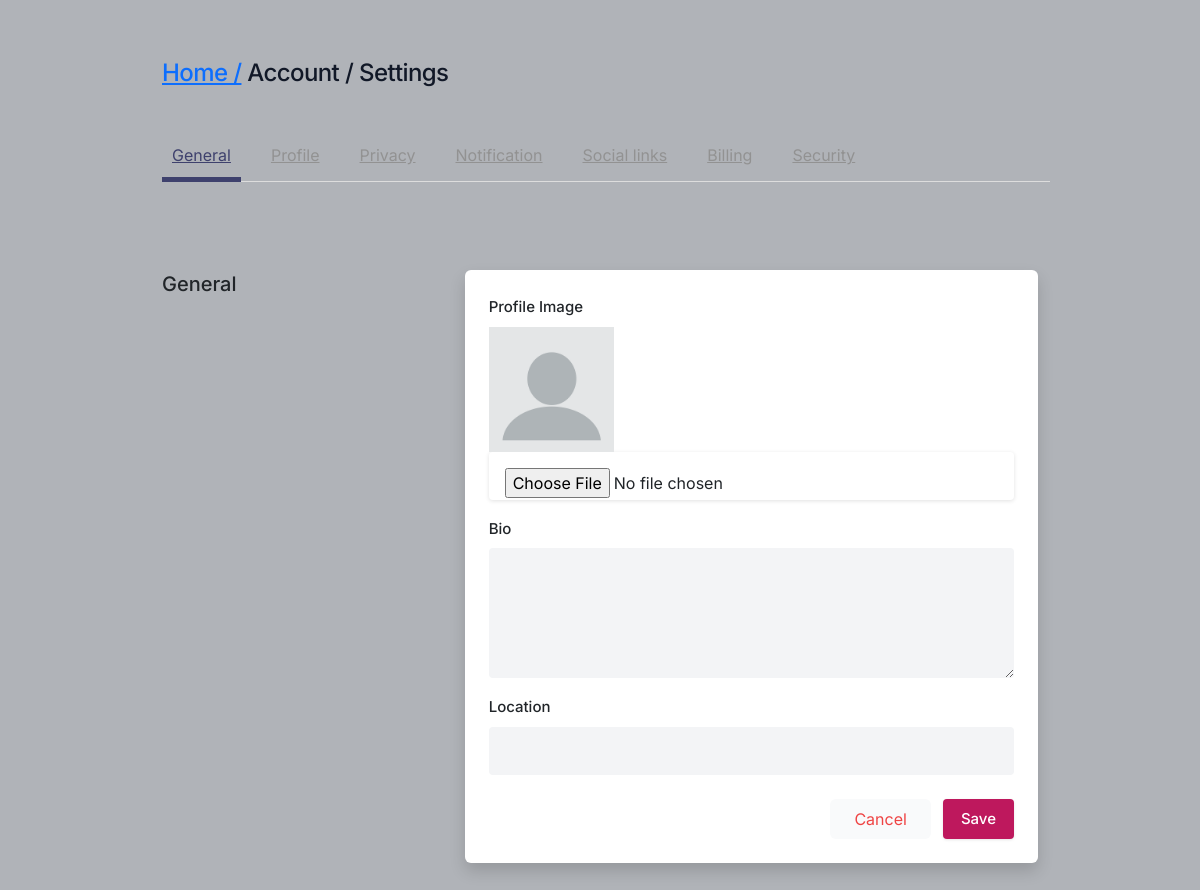
The page /settings (signed in) on the database as committed earlier.
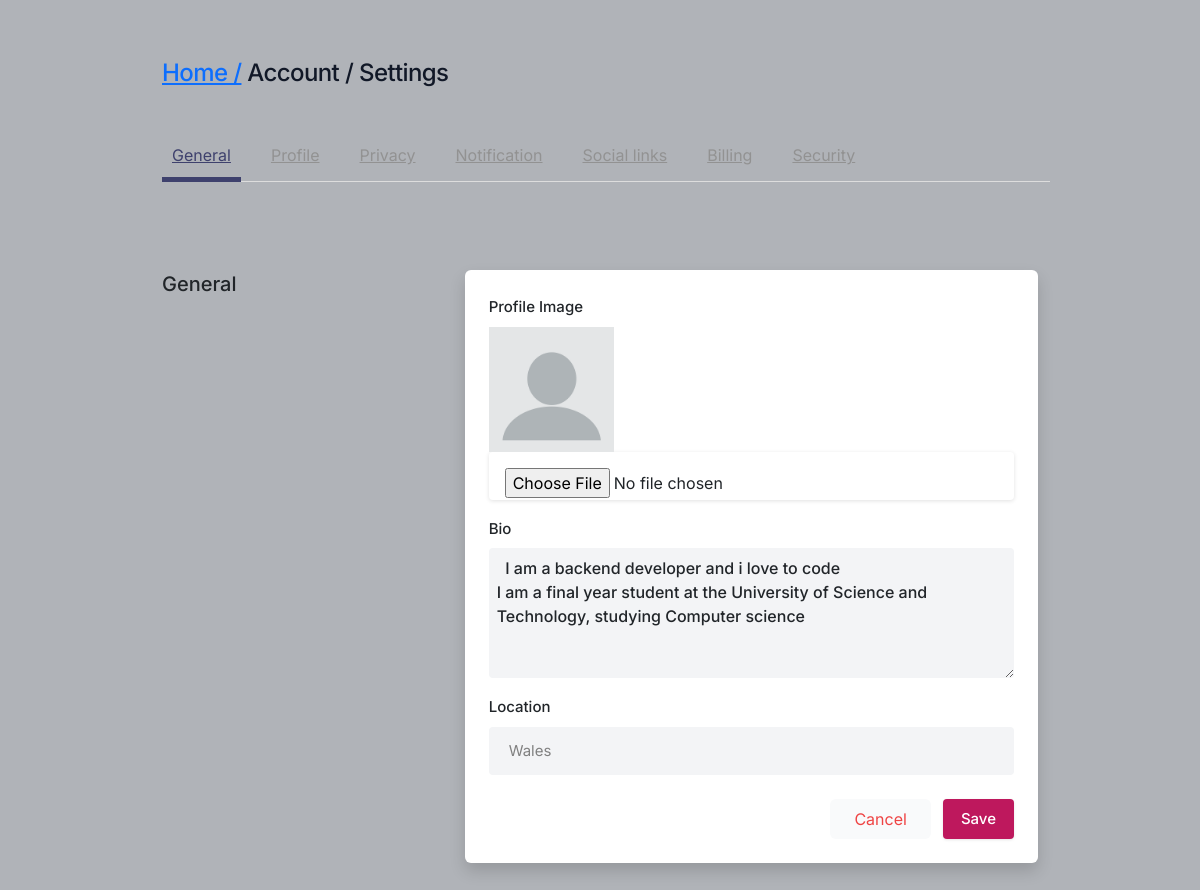
The same page on the database as committed later.
### MySpace_app/models.py (models this page shows, shortened)
class Profile(models.Model):
    user = models.ForeignKey(User, on_delete=models.CASCADE)
    id_user = models.IntegerField()
    profileImage = models.ImageField(upload_to='profile_images', default='blank-profile-picture.png')
    bio = models.TextField(blank=True)
    location = models.CharField(max_length=100, blank=True)

### MySpace_app/views.py (the view, shortened to what this page needs)
# urls.py: path('settings', views.settings, name='settings'),
@login_required(login_url='signin')
def settings(request):
    userProfile = Profile.objects.get(user=request.user)
    context = {
        'userProfile': userProfile
    }
    return render(request, 'my_space/setting.html', context)

### templates/my_space/setting.html (shortened to what this page needs)
{% load static %}
<!DOCTYPE html>
<html lang="en">
<head>
    <link rel="stylesheet" href="{% static 'assets/css/icons.css' %}">
    <link rel="stylesheet" href="{% static 'assets/css/uikit.css' %}">
    <link rel="stylesheet" href="{% static 'assets/css/style.css' %}">
    <link rel="stylesheet" href="{% static 'assets/css/tailwind.css' %}">
    <link rel="stylesheet" href="https://cdn.jsdelivr.net/npm/bootstrap@5.3.0-alpha1/dist/css/bootstrap.min.css">
</head>
<body>
        <div class="container m-auto">
            <h1 class="text-2xl leading-none text-gray-900 tracking-tight mt-3">
                <a href="{% url 'index' %}">Home /</a>
                 Account / Settings
            </h1>
            <ul class="mt-5 -mr-3 flex-nowrap lg:overflow-hidden overflow-x-scroll uk-tab">
                <li class="uk-active"><a href="#">General</a></li>
                <li><a href="#">Profile</a></li>
                <li><a href="#">Privacy</a></li>
                <li><a href="#">Notification</a></li>
                <li><a href="#">Social links</a></li>
                <li><a href="#">Billing</a></li>
                <li><a href="#">Security</a></li>
            </ul>
            <br>
            <div class="grid lg:grid-cols-3 mt-12 gap-8">
                <div>
                    <h3 class="text-xl mb-2"> General</h3>
                </div>
                <div class="bg-white rounded-md lg:shadow-lg shadow col-span-2">
                    <form action="settings" method="post">
                        <div class="grid grid-cols-2 gap-3 lg:p-6 p-4">
                            <div class="col-span-2">
                                <label for="profileImg"> Profile Image</label>
                                <img src="{{userProfile.profileImage.url}}" alt="profile_img" width="125" height="125">
                                <input class="p-3" type="file" name="profileImg">
                            </div>
                            <div class="col-span-2">
                                <label for="bio">Bio</label>
                                <textarea id="about" name="bio" rows="3"  class="shadow-none bg-gray-100 p-2"> {{userProfile.bio}} </textarea>
                            </div>
                            <div class="col-span-2">
                                <label for="location"> Location</label>
                                <input type="text" name="location" value="{{userProfile.location}}" class="shadow-none bg-gray-100">
                            </div>
                        </div>
                        <div class="bg-gray-10 p-6 pt-0 flex justify-end space-x-3">
                            <a href="{% url 'index' %}"><button class="p-2 px-4 rounded bg-gray-50 text-red-500" > Cancel </button></a>
                            <button type="submit" class="button bg-blue-700"> Save </button>
                        </div>
                    </form>
                </div>
                <br>
            </div>
        </div>
</body>
</html>

### static/assets/css/style.css (style rules this page uses)
body { background-color: #B0B3B8!important; }
button { vertical-align: middle; }
span.button, button.button { background-color: #be185d; top: 0; color: #fff; position: relative; padding: 8px 18px; line-height: 22px; position: relative; font-weight: 500; font-size: 15px; display: inline-block; -webkit-transition: all 0.2s ease-in-out; transition: all 0.2s ease-in-out; cursor: pointer; overflow: hidden; border: none; border-radius: 4px; -webkit-box-shadow: 0 1px 3px rgba(0, 0, 0, 0.1); box-shadow: 0 1px 3px rgba(0, 0, 0, 0.1); }
input { height: 48px; line-height: 48px; padding: 0 20px; outline: none; font-size: 15px; color: #808080; max-width: 100%; width: 100%; -webkit-box-sizing: border-box; box-sizing: border-box; display: block; font-weight: 400; opacity: 1; border-radius: 4px; border: none; -webkit-box-shadow: 0 1px 4px 0px rgba(0, 0, 0, 0.12); box-shadow: 0 1px 4px 0px rgba(0, 0, 0, 0.12); }
input[type="text"], input[type="password"], input[type="email"], input[type="number"] { height: 48px; line-height: 48px; padding: 0 20px; outline: none; font-size: 15px; color: #808080; max-width: 100%; width: 100%; -webkit-box-sizing: border-box; box-sizing: border-box; display: block; font-weight: 400; opacity: 1; border-radius: 4px; border: none; -webkit-box-shadow: 0 1px 4px 0px rgba(0, 0, 0, 0.12); box-shadow: 0 1px 4px 0px rgba(0, 0, 0, 0.12); }
textarea { height: 48px; line-height: 48px; padding: 0 20px; outline: none; font-size: 15px; color: #808080; margin: 0 0 16px 0; max-width: 100%; width: 100%; -webkit-box-sizing: border-box; box-sizing: border-box; display: block; background-color: #fff; font-weight: 500; opacity: 1; border-radius: 4px; border: none; -webkit-box-shadow: 0 1px 4px 0px rgba(0, 0, 0, 0.12); box-shadow: 0 1px 4px 0px rgba(0, 0, 0, 0.12); }
input { -webkit-transition: all 0.1s ease-in-out; transition: all 0.1s ease-in-out; }
::placeholder { color: #808080; opacity: 1; }
textarea { height: auto; line-height: 27px; padding: 20px; min-height: 130px; -webkit-transition: none !important; transition: none !important; min-width: 100%; }
label, legend { display: block; font-weight: bold; font-size: 15px; font-weight: 500; margin-bottom: 8px; }
button { border: none; margin: 0; padding: 0; width: auto; overflow: visible; background: transparent; color: inherit; font: inherit; line-height: normal; cursor: pointer; }
a { color: #be185d; -webkit-transition: 0.3s; transition: 0.3s; outline: none !important; }
button { outline: none !important; }
img { max-width: 100%; }
body { color: #666; font-size: 15px; line-height: 27px; background-color: #f0f2f5; font-family: "Inter", sans-serif; text-transform: none; }
h1, h2, h3, h4, h5, h6 { font-family: "Inter", sans-serif; text-transform: none; }
input[type="text"], input[type="password"], input[type="email"] { font-family: "Inter", sans-serif; text-transform: none; }
textarea, select { font-family: "Inter", sans-serif; text-transform: none; }
button, body .pac-container { font-family: "Inter", sans-serif; text-transform: none; }
h1, h2, h3, h4, h5, h6 { color: #333; font-weight: 500; margin: 0; padding: 0; }
h1 { font-size: 32px; }
h3 { font-size: 22px; }
@media (min-width: 1024px) { .container { max-width: 900px !important; padding-top: 45px; } }
.shadow-none { -webkit-box-shadow: none !important; box-shadow: none !important; }

Rows that differ between the two databases and show on the page:
changed Profile: bio (not shown) → "I am a backend developer and i love to code I am a final year student at the University of Science and Technology, studying Computer science"; location (not shown) → "Wales"
